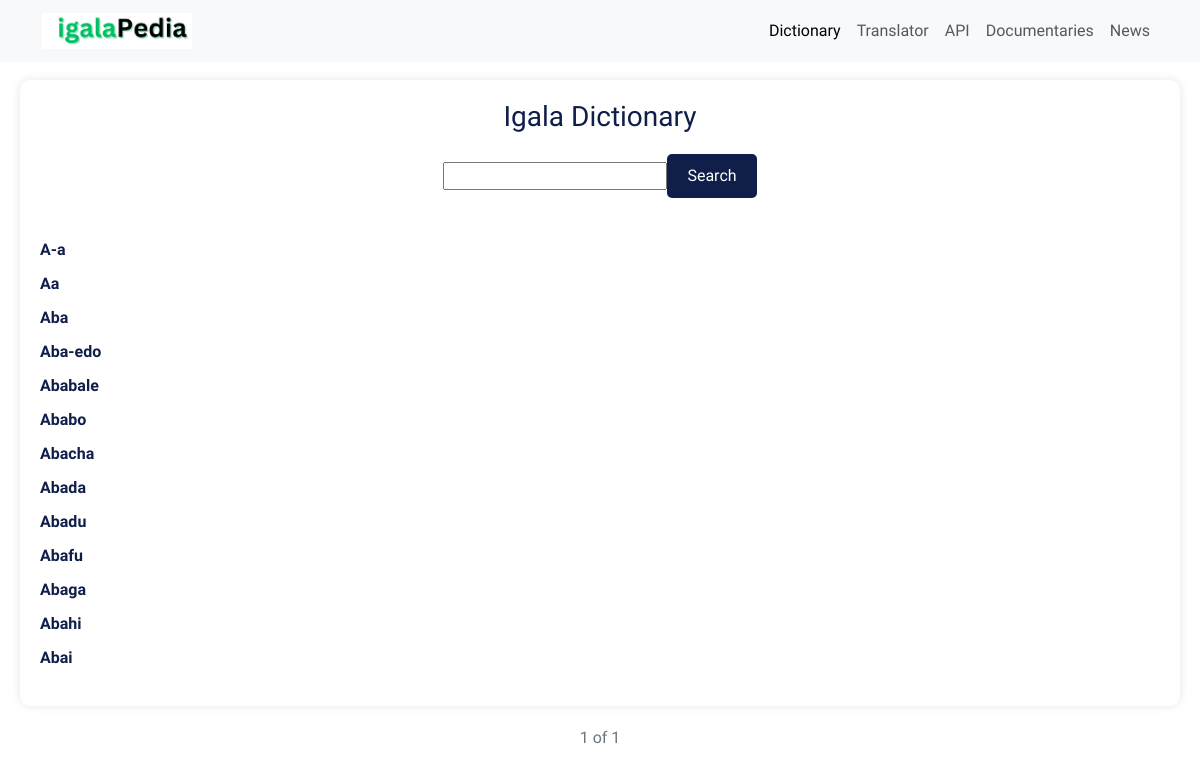
Page /dictionary/ on the committed database.
### dictionary/models.py (models this page shows, shortened)
class Words(models.Model):
    word = models.CharField(max_length=100)
    pronunciation = models.FileField(upload_to='word_sounds/', blank=True, null=True)
    dialects = models.CharField(max_length=200, blank=True, null=True)
    related_terms = models.CharField(max_length=200, null=True, blank=True)
    slug = models.SlugField(unique=True, max_length=100, blank=True)
    class Meta:
        verbose_name = "Word"

### dictionary/views.py (the view)
# urls.py: path('', views.all_words, name='words'),
def all_words(request):
    words = Words.objects.all().order_by('word')
    word_filter = WordsFilters(request.GET, queryset=words)
    filtered_words = word_filter.qs
    results = 50
    word_paginator = Paginator(filtered_words, results)
    page_number = request.GET.get('page')
    try:
        current_page_holder = word_paginator.get_page(page_number)
    except PageNotAnInteger:
        current_page_holder = word_paginator.page(1)
    except EmptyPage:
        current_page_holder = word_paginator.page(word_paginator.num_pages)
    context = {"words": current_page_holder, "word_filter": word_filter, "current_page_holder": current_page_holder}
    return render(request, "dictionary/dictionary.html", context)

### dictionary/templates/dictionary/dictionary.html (shortened to what this page needs)
{% extends 'main.html' %} {% block content %}
<section class="dictionary-home">
  <div class="igala-dictionary">
    <h1>Igala Dictionary</h1>
    <form class="search-input" action="#" method="GET">
      {{ word_filter.form.word }}
      <button id="search-button" class="search-button">Search</button>
    </form>
    <ul class="word-list">
      {% for word in words %}
      <li><a href="{% url 'single-word' word.slug %}">{{word.word}}</a></li>
      {% empty %}
        <li>No such word found...🥹
            Though we are still developing, if you feel the word is correct,
            you can contact the admin so it could be added. Thank you! 🙏🙏
        </li>
      {% endfor %}
    </ul>
  </div>
  <div class="pagination-buttons">
    <span class="pagination-info">{{ current_page_holder.number }} of {{ current_page_holder.paginator.num_pages }}</span>
  </div>
</section>
{% endblock content %}

### static/styles/main.css (style rules this page uses)
* { padding: 0; margin: 0; box-sizing: border-box; list-style: none; text-decoration: none; font-family: Chivo, Cambria, Cochin, Georgia, Times, 'Times New Roman', serif; }
body { background: #E3E9F7; }
.dictionary-home { margin: 20px; }
.igala-dictionary { text-align: center; background-color: #fff; padding: 20px; border-radius: 10px; box-shadow: 0px 0px 10px rgba(0, 0, 0, 0.1); margin-bottom: 20px; margin-top: 80px; }
.igala-dictionary h1 { font-size: 28px; color: #101E4A; }
.search-input { margin-top: 20px; display: flex; justify-content: center; align-items: center; margin-bottom: 40px; }
.search-button { padding: 10px 20px; background-color: #101E4A; color: #fff; border: none; border-radius: 5px; font-size: 16px; cursor: pointer; transition: background-color 0.3s ease; }
.word-list { list-style: none; padding: 0; text-align: left; margin-top: 40px; }
.word-list li { margin: 10px 0; }
.word-list a { color: #101E4A; text-decoration: none; font-weight: 600; transition: color 0.3s ease; }
.pagination-buttons { display: flex; justify-content: center; margin-top: 20px; }
.pagination-info { font-size: 16px; color: #6c757d; margin: 0 10px; }

### rows in the picture
Words: word "A-a"
Words: word "Aa"
Words: word "Aba"
Words: word "Aba-edo"
Words: word "Ababale"
Words: word "Ababo"
Words: word "Abacha"
Words: word "Abada"
Words: word "Abadu"
Words: word "Abafu"
Words: word "Abaga"
Words: word "Abahi"
Words: word "Abai"

### other values in the picture
{{ current_page_holder.number }} "1"
{{ current_page_holder.paginator.num_pages }} "1"
